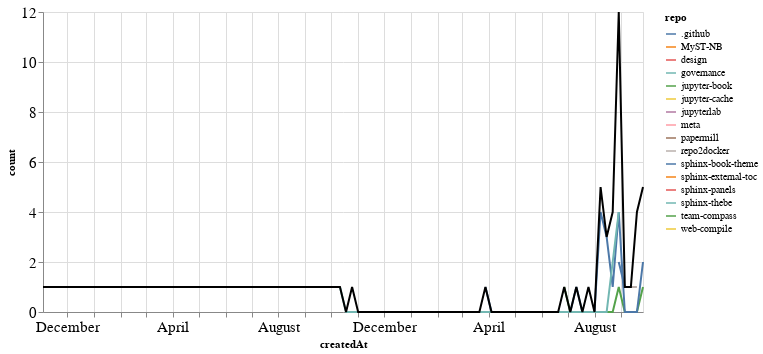

Source (notebook cell):
### Markdown cell above
### PRs

### Code cell
prs_time = prs.groupby('repo').resample('W', on='createdAt').count()['author'].reset_index()
prs_time = prs_time.rename(columns={'author': 'count'})
prs_time_total = prs_time.groupby('createdAt').agg({"count": "sum"}).reset_index()

ch1 = alt.Chart(prs_time, width=600).mark_line().encode(
    x='createdAt',
    y='count',
    color='repo',
    tooltip="repo"
)

ch2 = alt.Chart(prs_time_total, width=600).mark_line(color="black").encode(
    x='createdAt',
    y='count',
)

ch1 + ch2

### Figure 1 — Vega-Lite specification as saved in the notebook (floating-point values rounded to 4 significant figures)
{"config": {"axisLeft": {"labelFontSize": 15}, "axisBottom": {"labelFontSize": 15}}, "layer": [{"data": {"name": "data-7247c156ef6c9ffd6da54ea28c36d2db"}, "mark": "line", "encoding": {"color": {"type": "nominal", "field": "repo"}, "tooltip": {"type": "nominal", "field": "repo"}, "x": {"type": "temporal", "field": "createdAt"}, "y": {"type": "quantitative", "field": "count"}}, "width": 600}, {"data": {"name": "data-3256fd4166d4e96a4649654f15a600a5"}, "mark": {"type": "line", "color": "black"}, "encoding": {"x": {"type": "temporal", "field": "createdAt"}, "y": {"type": "quantitative", "field": "count"}}, "width": 600}], "$schema": "https://vega.github.io/schema/vega-lite/v4.8.1.json", "datasets": {"data-7247c156ef6c9ffd6da54ea28c36d2db": [{"repo": ".github", "createdAt": "2021-08-29T00:00:00", "count": 2}, {"repo": ".github", "createdAt": "2021-09-05T00:00:00", "count": 1}, {"repo": "MyST-NB", "createdAt": "2021-08-08T00:00:00", "count": 1}, {"repo": "design", "createdAt": "2019-11-03T00:00:00", "count": 1}, {"repo": "governance", "createdAt": "2021-09-19T00:00:00", "count": 2}, {"repo": "jupyter-book", "createdAt": "2021-06-27T00:00:00", "count": 1}, {"repo": "jupyter-book", "createdAt": "2021-07-04T00:00:00", "count": 0}, {"repo": "jupyter-book", "createdAt": "2021-07-11T00:00:00", "count": 0}, {"repo": "jupyter-book", "createdAt": "2021-07-18T00:00:00", "count": 0}, {"repo": "jupyter-book", "createdAt": "2021-07-25T00:00:00", "count": 0}, {"repo": "jupyter-book", "createdAt": "2021-08-01T00:00:00", "count": 0}, {"repo": "jupyter-book", "createdAt": "2021-08-08T00:00:00", "count": 0}, {"repo": "jupyter-book", "createdAt": "2021-08-15T00:00:00", "count": 0}, {"repo": "jupyter-book", "createdAt": "2021-08-22T00:00:00", "count": 0}, {"repo": "jupyter-book", "createdAt": "2021-08-29T00:00:00", "count": 1}, {"repo": "jupyter-book", "createdAt": "2021-09-05T00:00:00", "count": 0}, {"repo": "jupyter-book", "createdAt": "2021-09-12T00:00:00", "count": 0}, {"repo": "jupyter-book", "createdAt": "2021-09-19T00:00:00", "count": 0}, {"repo": "jupyter-book", "createdAt": "2021-09-26T00:00:00", "count": 1}, {"repo": "jupyter-cache", "createdAt": "2021-07-25T00:00:00", "count": 1}, {"repo": "jupyterlab", "createdAt": "2020-08-09T00:00:00", "count": 1}, {"repo": "meta", "createdAt": "2021-08-22T00:00:00", "count": 1}, {"repo": "papermill", "createdAt": "2021-08-29T00:00:00", "count": 1}, {"repo": "repo2docker", "createdAt": "2021-09-12T00:00:00", "count": 1}, {"repo": "repo2docker", "createdAt": "2021-09-19T00:00:00", "count": 1}, {"repo": "sphinx-book-theme", "createdAt": "2021-03-28T00:00:00", "count": 1}, {"repo": "sphinx-book-theme", "createdAt": "2021-04-04T00:00:00", "count": 0}, {"repo": "sphinx-book-theme", "createdAt": "2021-04-11T00:00:00", "count": 0}, {"repo": "sphinx-book-theme", "createdAt": "2021-04-18T00:00:00", "count": 0}, {"repo": "sphinx-book-theme", "createdAt": "2021-04-25T00:00:00", "count": 0}, {"repo": "sphinx-book-theme", "createdAt": "2021-05-02T00:00:00", "count": 0}, {"repo": "sphinx-book-theme", "createdAt": "2021-05-09T00:00:00", "count": 0}, {"repo": "sphinx-book-theme", "createdAt": "2021-05-16T00:00:00", "count": 0}, {"repo": "sphinx-book-theme", "createdAt": "2021-05-23T00:00:00", "count": 0}, {"repo": "sphinx-book-theme", "createdAt": "2021-05-30T00:00:00", "count": 0}, {"repo": "sphinx-book-theme", "createdAt": "2021-06-06T00:00:00", "count": 0}, {"repo": "sphinx-book-theme", "createdAt": "2021-06-13T00:00:00", "count": 0}, {"repo": "sphinx-book-theme", "createdAt": "2021-06-20T00:00:00", "count": 0}, {"repo": "sphinx-book-theme", "createdAt": "2021-06-27T00:00:00", "count": 0}, {"repo": "sphinx-book-theme", "createdAt": "2021-07-04T00:00:00", "count": 0}, {"repo": "sphinx-book-theme", "createdAt": "2021-07-11T00:00:00", "count": 1}, {"repo": "sphinx-book-theme", "createdAt": "2021-07-18T00:00:00", "count": 0}, {"repo": "sphinx-book-theme", "createdAt": "2021-07-25T00:00:00", "count": 0}, {"repo": "sphinx-book-theme", "createdAt": "2021-08-01T00:00:00", "count": 0}, {"repo": "sphinx-book-theme", "createdAt": "2021-08-08T00:00:00", "count": 4}, {"repo": "sphinx-book-theme", "createdAt": "2021-08-15T00:00:00", "count": 3}, {"repo": "sphinx-book-theme", "createdAt": "2021-08-22T00:00:00", "count": 1}, {"repo": "sphinx-book-theme", "createdAt": "2021-08-29T00:00:00", "count": 4}, {"repo": "sphinx-book-theme", "createdAt": "2021-09-05T00:00:00", "count": 0}, {"repo": "sphinx-book-theme", "createdAt": "2021-09-12T00:00:00", "count": 0}, {"repo": "sphinx-book-theme", "createdAt": "2021-09-19T00:00:00", "count": 0}, {"repo": "sphinx-book-theme", "createdAt": "2021-09-26T00:00:00", "count": 2}, {"repo": "sphinx-external-toc", "createdAt": "2021-09-19T00:00:00", "count": 1}, {"repo": "sphinx-panels", "createdAt": "2020-10-25T00:00:00", "count": 1}, {"repo": "sphinx-thebe", "createdAt": "2020-10-11T00:00:00", "count": 1}, {"repo": "sphinx-thebe", "createdAt": "2020-10-18T00:00:00", "count": 0}, {"repo": "sphinx-thebe", "createdAt": "2020-10-25T00:00:00", "count": 0}, {"repo": "sphinx-thebe", "createdAt": "2020-11-01T00:00:00", "count": 0}, {"repo": "sphinx-thebe", "createdAt": "2020-11-08T00:00:00", "count": 0}, {"repo": "sphinx-thebe", "createdAt": "2020-11-15T00:00:00", "count": 0}, {"repo": "sphinx-thebe", "createdAt": "2020-11-22T00:00:00", "count": 0}, {"repo": "sphinx-thebe", "createdAt": "2020-11-29T00:00:00", "count": 0}, {"repo": "sphinx-thebe", "createdAt": "2020-12-06T00:00:00", "count": 0}, {"repo": "sphinx-thebe", "createdAt": "2020-12-13T00:00:00", "count": 0}, {"repo": "sphinx-thebe", "createdAt": "2020-12-20T00:00:00", "count": 0}, {"repo": "sphinx-thebe", "createdAt": "2020-12-27T00:00:00", "count": 0}, {"repo": "sphinx-thebe", "createdAt": "2021-01-03T00:00:00", "count": 0}, {"repo": "sphinx-thebe", "createdAt": "2021-01-10T00:00:00", "count": 0}, {"repo": "sphinx-thebe", "createdAt": "2021-01-17T00:00:00", "count": 0}, {"repo": "sphinx-thebe", "createdAt": "2021-01-24T00:00:00", "count": 0}, {"repo": "sphinx-thebe", "createdAt": "2021-01-31T00:00:00", "count": 0}, {"repo": "sphinx-thebe", "createdAt": "2021-02-07T00:00:00", "count": 0}, {"repo": "sphinx-thebe", "createdAt": "2021-02-14T00:00:00", "count": 0}, {"repo": "sphinx-thebe", "createdAt": "2021-02-21T00:00:00", "count": 0}, {"repo": "sphinx-thebe", "createdAt": "2021-02-28T00:00:00", "count": 0}, {"repo": "sphinx-thebe", "createdAt": "2021-03-07T00:00:00", "count": 0}, {"repo": "sphinx-thebe", "createdAt": "2021-03-14T00:00:00", "count": 0}, {"repo": "sphinx-thebe", "createdAt": "2021-03-21T00:00:00", "count": 0}, {"repo": "sphinx-thebe", "createdAt": "2021-03-28T00:00:00", "count": 0}, {"repo": "sphinx-thebe", "createdAt": "2021-04-04T00:00:00", "count": 0}, {"repo": "sphinx-thebe", "createdAt": "2021-04-11T00:00:00", "count": 0}, {"repo": "sphinx-thebe", "createdAt": "2021-04-18T00:00:00", "count": 0}, {"repo": "sphinx-thebe", "createdAt": "2021-04-25T00:00:00", "count": 0}, {"repo": "sphinx-thebe", "createdAt": "2021-05-02T00:00:00", "count": 0}, {"repo": "sphinx-thebe", "createdAt": "2021-05-09T00:00:00", "count": 0}, {"repo": "sphinx-thebe", "createdAt": "2021-05-16T00:00:00", "count": 0}, {"repo": "sphinx-thebe", "createdAt": "2021-05-23T00:00:00", "count": 0}, {"repo": "sphinx-thebe", "createdAt": "2021-05-30T00:00:00", "count": 0}, {"repo": "sphinx-thebe", "createdAt": "2021-06-06T00:00:00", "count": 0}, {"repo": "sphinx-thebe", "createdAt": "2021-06-13T00:00:00", "count": 0}, {"repo": "sphinx-thebe", "createdAt": "2021-06-20T00:00:00", "count": 0}, {"repo": "sphinx-thebe", "createdAt": "2021-06-27T00:00:00", "count": 0}, {"repo": "sphinx-thebe", "createdAt": "2021-07-04T00:00:00", "count": 0}, {"repo": "sphinx-thebe", "createdAt": "2021-07-11T00:00:00", "count": 0}, {"repo": "sphinx-thebe", "createdAt": "2021-07-18T00:00:00", "count": 0}, {"repo": "sphinx-thebe", "createdAt": "2021-07-25T00:00:00", "count": 0}, {"repo": "sphinx-thebe", "createdAt": "2021-08-01T00:00:00", "count": 0}, {"repo": "sphinx-thebe", "createdAt": "2021-08-08T00:00:00", "count": 0}, {"repo": "sphinx-thebe", "createdAt": "2021-08-15T00:00:00", "count": 0}, {"repo": "sphinx-thebe", "createdAt": "2021-08-22T00:00:00", "count": 2}, {"repo": "sphinx-thebe", "createdAt": "2021-08-29T00:00:00", "count": 4}, {"repo": "team-compass", "createdAt": "2021-09-26T00:00:00", "count": 1}, {"repo": "web-compile", "createdAt": "2021-09-26T00:00:00", "count": 1}], "data-3256fd4166d4e96a4649654f15a600a5": [{"createdAt": "2019-11-03T00:00:00", "count": 1}, {"createdAt": "2020-08-09T00:00:00", "count": 1}, {"createdAt": "2020-10-11T00:00:00", "count": 1}, {"createdAt": "2020-10-18T00:00:00", "count": 0}, {"createdAt": "2020-10-25T00:00:00", "count": 1}, {"createdAt": "2020-11-01T00:00:00", "count": 0}, {"createdAt": "2020-11-08T00:00:00", "count": 0}, {"createdAt": "2020-11-15T00:00:00", "count": 0}, {"createdAt": "2020-11-22T00:00:00", "count": 0}, {"createdAt": "2020-11-29T00:00:00", "count": 0}, {"createdAt": "2020-12-06T00:00:00", "count": 0}, {"createdAt": "2020-12-13T00:00:00", "count": 0}, {"createdAt": "2020-12-20T00:00:00", "count": 0}, {"createdAt": "2020-12-27T00:00:00", "count": 0}, {"createdAt": "2021-01-03T00:00:00", "count": 0}, {"createdAt": "2021-01-10T00:00:00", "count": 0}, {"createdAt": "2021-01-17T00:00:00", "count": 0}, {"createdAt": "2021-01-24T00:00:00", "count": 0}, {"createdAt": "2021-01-31T00:00:00", "count": 0}, {"createdAt": "2021-02-07T00:00:00", "count": 0}, {"createdAt": "2021-02-14T00:00:00", "count": 0}, {"createdAt": "2021-02-21T00:00:00", "count": 0}, {"createdAt": "2021-02-28T00:00:00", "count": 0}, {"createdAt": "2021-03-07T00:00:00", "count": 0}, {"createdAt": "2021-03-14T00:00:00", "count": 0}, {"createdAt": "2021-03-21T00:00:00", "count": 0}, {"createdAt": "2021-03-28T00:00:00", "count": 1}, {"createdAt": "2021-04-04T00:00:00", "count": 0}, {"createdAt": "2021-04-11T00:00:00", "count": 0}, {"createdAt": "2021-04-18T00:00:00", "count": 0}, {"createdAt": "2021-04-25T00:00:00", "count": 0}, {"createdAt": "2021-05-02T00:00:00", "count": 0}, {"createdAt": "2021-05-09T00:00:00", "count": 0}, {"createdAt": "2021-05-16T00:00:00", "count": 0}, {"createdAt": "2021-05-23T00:00:00", "count": 0}, {"createdAt": "2021-05-30T00:00:00", "count": 0}, {"createdAt": "2021-06-06T00:00:00", "count": 0}, {"createdAt": "2021-06-13T00:00:00", "count": 0}, {"createdAt": "2021-06-20T00:00:00", "count": 0}, {"createdAt": "2021-06-27T00:00:00", "count": 1}, {"createdAt": "2021-07-04T00:00:00", "count": 0}, {"createdAt": "2021-07-11T00:00:00", "count": 1}, {"createdAt": "2021-07-18T00:00:00", "count": 0}, {"createdAt": "2021-07-25T00:00:00", "count": 1}, {"createdAt": "2021-08-01T00:00:00", "count": 0}, {"createdAt": "2021-08-08T00:00:00", "count": 5}, {"createdAt": "2021-08-15T00:00:00", "count": 3}, {"createdAt": "2021-08-22T00:00:00", "count": 4}, {"createdAt": "2021-08-29T00:00:00", "count": 12}, {"createdAt": "2021-09-05T00:00:00", "count": 1}, {"createdAt": "2021-09-12T00:00:00", "count": 1}, {"createdAt": "2021-09-19T00:00:00", "count": 4}, {"createdAt": "2021-09-26T00:00:00", "count": 5}]}}
